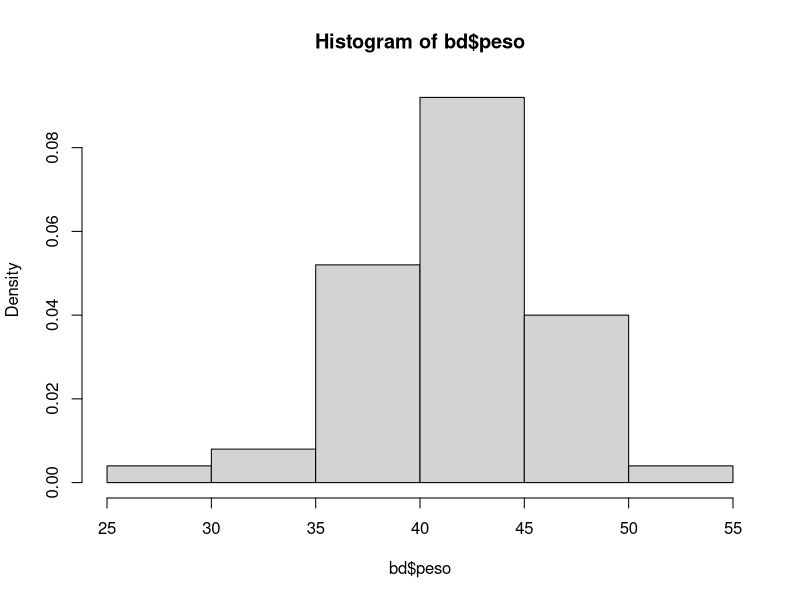
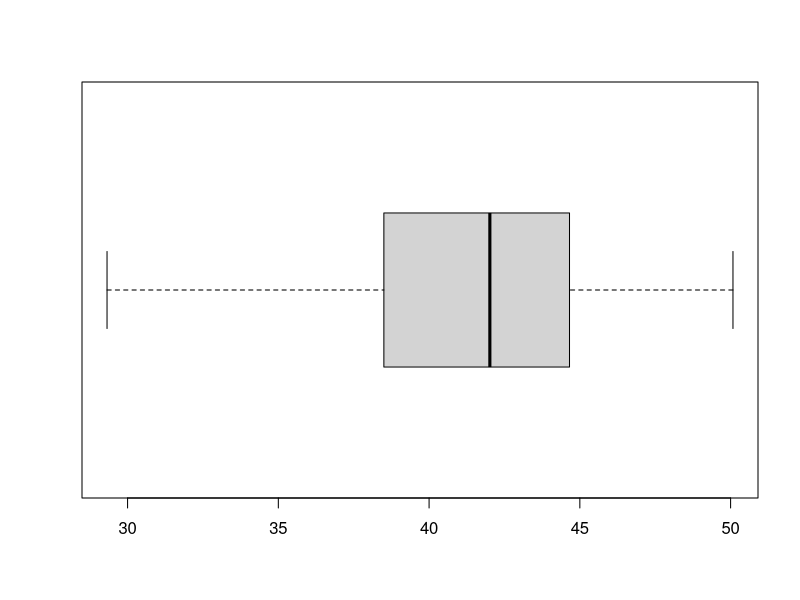
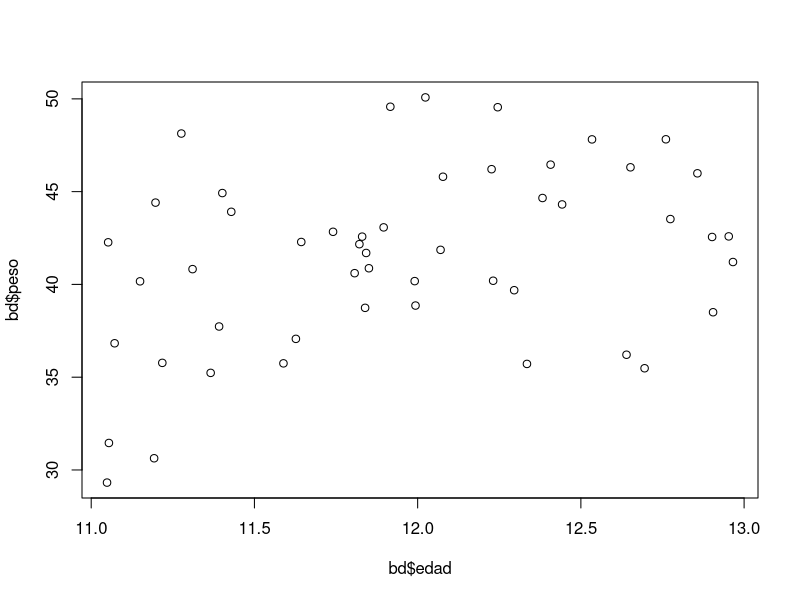
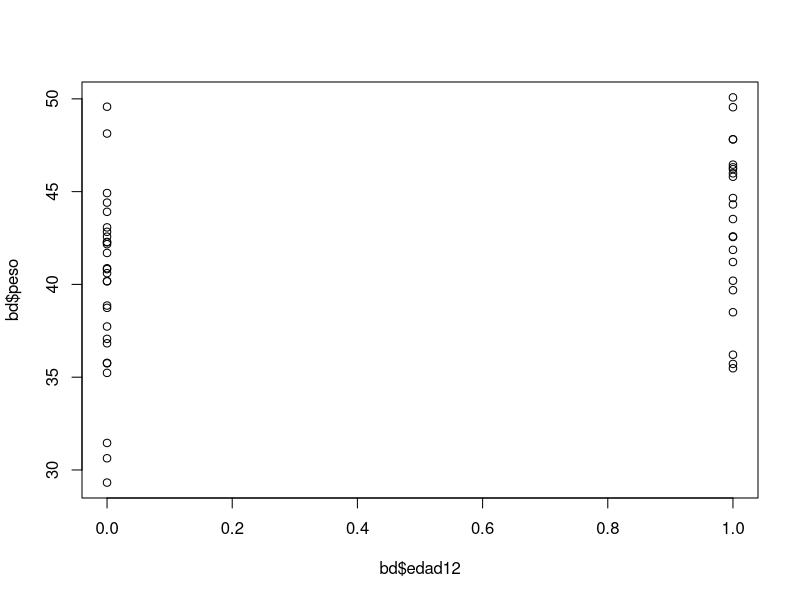
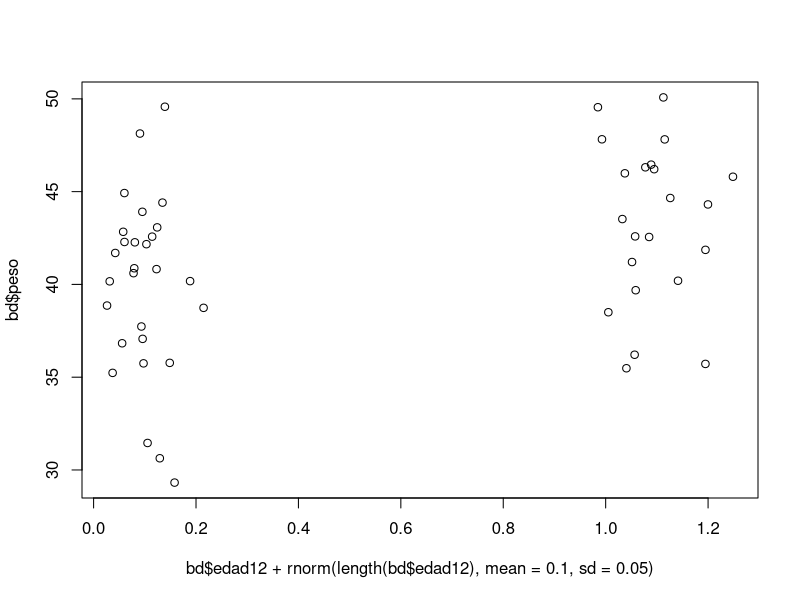
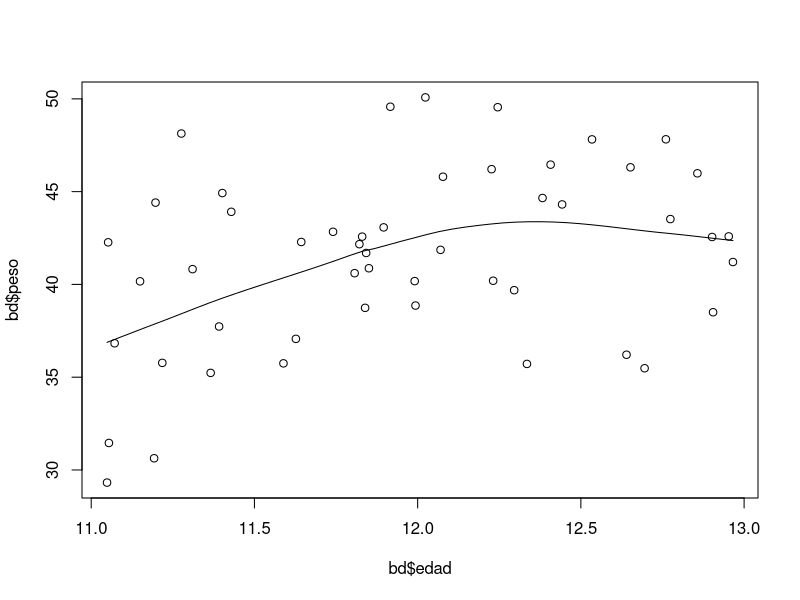

R code for these plots, in order: (Note: this script raises an error after producing the figures.)
set.seed(1977)
edad<-runif(50,min=11,max=13)
raza<-sample(c("caucasico","afroperuano","mestizo"),50,replace=T)
sexo<-rbinom(50,1,prob=0.5)#Femenino=1;Masculino=0
peso<-vector(mode="numeric",length=50)

bd<-data.frame(edad,raza,sexo,peso)
bd$peso<-rnorm(50,mean=(3.5*edad)-bd$sexo,sd=5-bd$sexo/2)
hist(bd$peso, breaks=5,freq = F)
boxplot(bd$peso, horizontal = T)
plot(bd$edad, bd$peso)
bd$edad12[bd$edad<12]<-0
bd$edad12[bd$edad>=12]<-1
head(bd)
plot(bd$edad12, bd$peso)
table(bd$edad,bd$edad12)
plot(bd$edad12+rnorm(length(bd$edad12), mean = 0.1,
                     sd = 0.05),bd$peso)
scatter.smooth(bd$edad, bd$peso)
library(modeest)
mlv(bd$raza, method = "mfv")
hist(bd$raza)
barplot(table(bd$raza))
par(las=1)
boxplot(bd$edad ~ bd$sexo,ylab="Peso (Kg.)", xlab="Sexo",
        names=c("Hombres","Mujeres"), 
        main="Relacion entre peso y sexo")
mtext("Escolares de 11 a 13 anhos - Arequipa", cex=1)

bd[1:3, c("peso","edad")]
summary(bd$edad)
str(bd)
unique(bd$raza)
unique(bd$peso)
round(bd$peso, digits=1)
bd$pesoround <- round(bd$peso, digits=2)

pesoRicardo<- rnorm(12, 65, 2)
meses <- c(1:12)
round(bd$peso, digits=1)
plot(meses, pesoRicardo, type = "o", axes = F, 
     xlab = "Meses", ylab = "Peso (Kg.)")
axis(side = 1, at=c(1:12),
     labels = c("E","F","M","A","M","J","J","A","S","O","N","D"))
axis(side = 2, at=c(62,64,66,68,70),
     labels = c(62,64,66,68,70))
